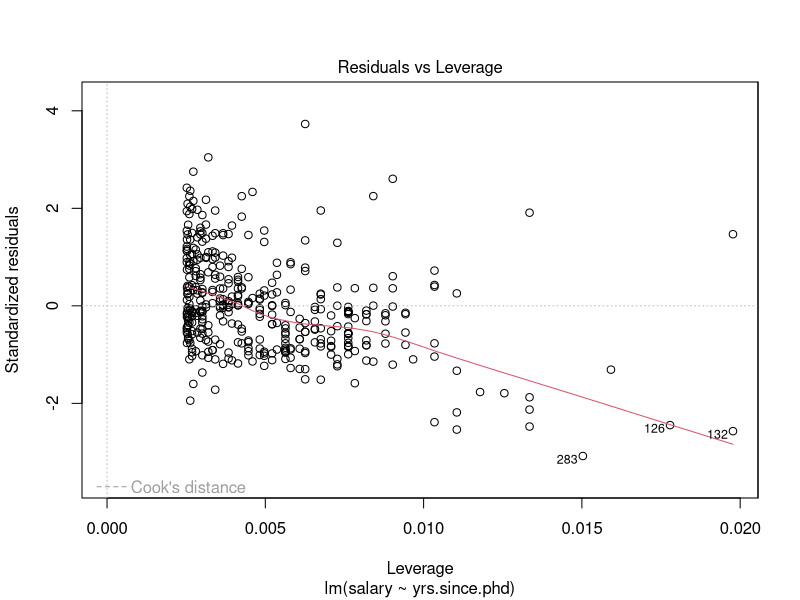

Source code (R):
## ---- chunk 1
#| label: Load Libraries
#| message: false
#| warning: false
#| include: false
library(tidyverse)
library(carData)
## ---- chunk 2
#| label: Visualize - Salaries
#| echo: true
#| message: false
#| warning: false
model <- lm(salary ~ yrs.since.phd, data=Salaries)

plot(model, which = 5)
## ---- chunk 3
#| label: Correlation Matrix
#| echo: true
#| message: false
#| warning: false
mtcars %>%
  dplyr::select(mpg, disp, hp) %>%
  cor() %>%
  round(2)
